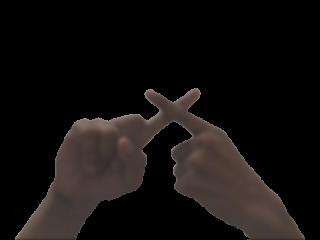
#> input picture 523.jpg, 320 x 240 px
$ python -i image_transformation.py   (imports and definitions only)   (older library calls are emulated)
#> lines starting #> are read from the running program, lines starting #| are printed output that depends on the picture; after the words box and inside, x2 and y2 are one past the last pixel; in counts of white or black regions, pixels touching at a corner belong together
import numpy as np
import cv2


def resize_image(frame, new_size):
    #print("Resizing image to {}...".format(new_size))
    frame = cv2.resize(frame, (new_size, new_size))
    #print("Done!")
    return frame


def make_background_black(frame):
    """
    Makes everything apart from the main object of interest to be black in color.
    """
    #print("Making background black...")

    # Convert from RGB to HSV
    frame = cv2.cvtColor(frame, cv2.COLOR_BGR2HSV)

    # Prepare the first mask.
    # Tuned parameters to match the skin color of the input images...
    lower_boundary = np.array([0, 40, 30], dtype="uint8")
    upper_boundary = np.array([43, 255, 254], dtype="uint8")
    skin_mask = cv2.inRange(frame, lower_boundary, upper_boundary)

    # Apply a series of erosions and dilations to the mask using an
    # elliptical kernel
    #Structuring Element creates kernel of specified shape.
    #Erosion ,erodes away boundaries ,useful to remove white noise
    #Dilation , Joins broken parts
    kernel = cv2.getStructuringElement(cv2.MORPH_ELLIPSE, (3, 3))
    skin_mask = cv2.erode(skin_mask, kernel, iterations=2)
    skin_mask = cv2.dilate(skin_mask, kernel, iterations=2)
    #     we may detect many small false-positive skin regions in the image.
    #     To remove these small regions,we create an elliptical structuring kernel.
    #     Then, we use this kernel to perform two iterations of erosions and dilations, respectively.
    #     These erosions and dilations will help remove the small false-positive skin regions in the image.

    # Prepare the second mask

    lower_boundary = np.array([170, 80, 30], dtype="uint8")
    upper_boundary = np.array([180, 255, 250], dtype="uint8")
    skin_mask2 = cv2.inRange(frame, lower_boundary, upper_boundary)

    # Combine the effect of both the masks to create the final frame.
    skin_mask = cv2.addWeighted(skin_mask, 0.5, skin_mask2, 0.5, 0.0)
    # Blur the mask to help remove noise.
    # skin_mask = cv2.medianBlur(skin_mask, 5)
    frame_skin = cv2.bitwise_and(frame, frame, mask=skin_mask)
    frame = cv2.addWeighted(frame, 1.5, frame_skin, -0.5, 0)
    frame_skin = cv2.bitwise_and(frame, frame, mask=skin_mask)

    #print("Done!")
    return frame_skin


def make_skin_white(frame):
    """
    Makes the skin color white.
    """
    #print("Making skin white...")

    height, width = frame.shape[:2]

    # Convert image from HSV to BGR format
    frame = cv2.cvtColor(frame, cv2.COLOR_HSV2BGR)
    # Convert image from BGR to gray format
    frame = cv2.cvtColor(frame, cv2.COLOR_BGR2GRAY)
    # Highlight the main object
    frame = cv2.GaussianBlur(frame, (5, 5), 0)

    threshold = 1
    for i in range(height):
        for j in range(width):
            if frame[i][j] > threshold:
                # Setting the skin tone to be white.
                frame[i][j] = 255
            else:
                # Setting everything else to be black.
                frame[i][j] = 0

    #print("Done!")
    return frame


def remove_arm(frame):
    """
    Removes the human arm portion from the image.
    """
    #print("Removing arm...")

    # Cropping 15 pixels from the bottom.
    height, width = frame.shape[:2]
    frame = frame[:height - 15, :]

    #print("Done!")
    return frame

#Contour are curve joining points(along the boundary) , having same color intensity.
#useful Tool for shape analysis and object detection
def find_largest_contour_index(contours):
    """
    Finds and returns the index of the largest contour from a list of contours.
    Returs `None` if the contour list is empty.
    """
    if len(contours) <= 0:
        log_message = "The length of contour lists is non-positive!"
        raise Exception(log_message)

    largest_contour_index = 0

    contour_iterator = 1
    while contour_iterator < len(contours):
        if cv2.contourArea(contours[contour_iterator]) > cv2.contourArea(contours[largest_contour_index]):
            largest_contour_index = contour_iterator
        contour_iterator += 1

    return largest_contour_index


def draw_contours(frame):
    """
    Draws a contour around white color.
    """
    #print("Drawing contour around white color...")

    # 'contours' is a list of contours found.

    #findContours(source image,contour retrieval mode,contour approximation method)
    _, contours, _ = cv2.findContours(
        frame, cv2.RETR_TREE, cv2.CHAIN_APPROX_SIMPLE)

    # Finding the contour with the greatest area.
    largest_contour_index = find_largest_contour_index(contours)

    # Draw the largest contour in the image.

    #drawConntours(source image,list of contours,index of contour,color,thickness)
    cv2.drawContours(frame, contours,
                     largest_contour_index, (255, 255, 255), thickness=-1)

    # Draw a rectangle around the contour perimeter
    contour_dimensions = cv2.boundingRect(contours[largest_contour_index])
    # cv2.rectangle(sign_image,(x,y),(x+w,y+h),(255,255,255),0,8)

    #print("Done!")
    return (frame, contour_dimensions)


def centre_frame(frame, contour_dimensions):
    """
    Centre the image in its contour perimeter.
    """
    #print("Centering the image...")

    contour_perimeter_x, contour_perimeter_y, contour_perimeter_width, contour_perimeter_height = contour_dimensions
    square_side = max(contour_perimeter_x, contour_perimeter_height) - 1
    height_half = (contour_perimeter_y + contour_perimeter_y +
                   contour_perimeter_height) / 2
    width_half = (contour_perimeter_x + contour_perimeter_x +
                  contour_perimeter_width) / 2
    height_min, height_max = height_half - \
        square_side / 2, height_half + square_side / 2
    width_min, width_max = width_half - square_side / 2, width_half + square_side / 2

    if (height_min >= 0 and height_min < height_max and width_min >= 0 and width_min < width_max):
        frame = frame[int(height_min):int(height_max), int(width_min):int(width_max)]
    else:
        log_message = "No contour found!!"
        raise Exception(log_message)

    #print("Done!")
    return frame


def apply_image_transformation(frame):
    # Downsize it to reduce processing time.
    frame = resize_image(frame, 100)
    frame = make_background_black(frame)
    frame = make_skin_white(frame)
    frame = remove_arm(frame)
    frame, contour_dimensions = draw_contours(frame)
    frame = centre_frame(frame, contour_dimensions)
    frame = resize_image(frame, 30)
    return frame

>>> import cv2
>>> picture = cv2.imread('../523.jpg')
#> picture is the input picture: shape (240, 320, 3); mean B, G, R 15.6, 16.7, 20.1
>>> result = apply_image_transformation(picture)
#> in make_background_black, `frame = cv2.cvtColor(frame, cv2.COLOR_BGR2HSV)`: frame: shape (100, 100, 3); mean H, S, V 5.8, 27.3, 20.1
#> in make_background_black, `skin_mask = cv2.inRange(frame, lower_boundary, upper_boundary)`:
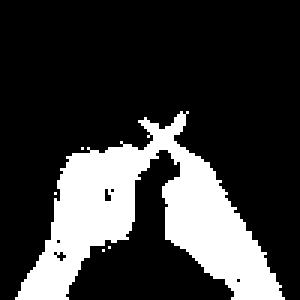
#> skin_mask: shape (100, 100) (shown 3 times larger); 22.6% white; 5 white regions (4 under 20 px), largest, box (x1, y1, x2, y2) and area: (5, 37, 95, 100) 2254
#> in make_background_black, `skin_mask = cv2.erode(skin_mask, kernel, iterations=2)`:
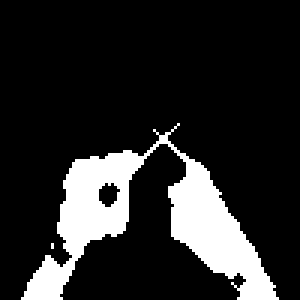
#> skin_mask: shape (100, 100) (shown 3 times larger); 15.8% white; 2 white regions (1 under 20 px), largest, box (x1, y1, x2, y2) and area: (7, 41, 93, 100) 1582
#> in make_background_black, `skin_mask = cv2.dilate(skin_mask, kernel, iterations=2)`:
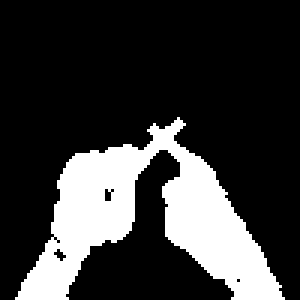
#> skin_mask: shape (100, 100) (shown 3 times larger); 21.9% white; 1 white region, box (x1, y1, x2, y2) and area: (5, 39, 95, 100) 2194
#> in make_background_black, `skin_mask2 = cv2.inRange(frame, lower_boundary, upper_boundary)`: skin_mask2: shape (100, 100); every value is 0
#> in make_background_black, `frame_skin = cv2.bitwise_and(frame, frame, mask=skin_mask)`: frame_skin: shape (100, 100, 3); mean H, S, V 1.5, 13.1, 17.1
#> in make_background_black, `frame = cv2.addWeighted(frame, 1.5, frame_skin, -0.5, 0)`: frame: shape (100, 100, 3); mean H, S, V 7.8, 29.4, 21.6
#> in make_skin_white, `frame = cv2.GaussianBlur(frame, (5, 5), 0)`:
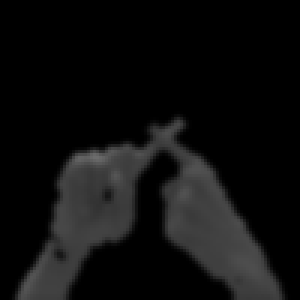
#> frame: shape (100, 100) (shown 3 times larger); min 0, max 108, mean 14.7
#> after the loop in make_skin_white, `for i in range(height):`:
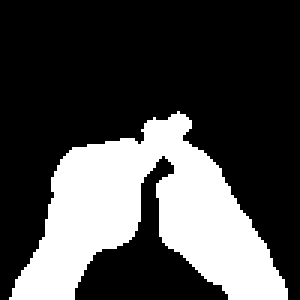
#> frame: shape (100, 100) (shown 3 times larger); 28.6% white; 1 white region, box (x1, y1, x2, y2) and area: (3, 37, 96, 100) 2856
#> in remove_arm, `frame = frame[:height - 15, :]`:
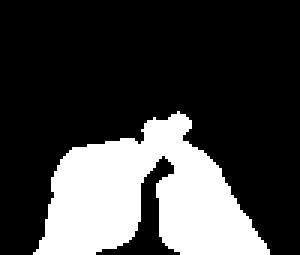
#> frame: shape (85, 100) (shown 3 times larger); 25.5% white; 1 white region
#> in draw_contours, `_, contours, _ = cv2.findContours( frame, cv2.RETR_TREE, cv2.CHAIN_APP..`: contours = 1 contour; box (x1, y1, x2, y2) and area: (11, 37, 90, 85) 2042
#> after the loop in find_largest_contour_index, `while contour_iterator < len(contours):`: contour_iterator = 1; largest_contour_index = 0
#> in draw_contours, `contour_dimensions = cv2.boundingRect(contours[largest_contour_index])`: contour_dimensions = (11, 37, 79, 48)
#> in centre_frame, `contour_perimeter_x, contour_perimeter_y, contour_perimeter_width, con..`: contour_perimeter_x = 11; contour_perimeter_y = 37; contour_perimeter_width = 79; contour_perimeter_height = 48
#> in centre_frame, `square_side = max(contour_perimeter_x, contour_perimeter_height) - 1`: square_side = 47
#> in centre_frame, `height_half = (contour_perimeter_y + contour_perimeter_y + contour_per..`: height_half = 61
#> in centre_frame, `width_half = (contour_perimeter_x + contour_perimeter_x + contour_peri..`: width_half = 50.5
#> in centre_frame, `height_min, height_max = height_half - \ square_side / 2, height_half ..`: height_min = 37.5; height_max = 84.5
#> in centre_frame, `width_min, width_max = width_half - square_side / 2, width_half + squa..`: width_min = 27; width_max = 74
#> in centre_frame, `frame = frame[int(height_min):int(height_max), int(width_min):int(widt..`: frame: shape (47, 47); 70.9% white; 3 black regions, box (x1, y1, x2, y2) and area: (0, 0, 32, 12) 243, (7, 15, 31, 47) 234, (33, 0, 47, 19) 166
#> call 2 of resize_image, with new_size = 30
#> in resize_image (call 2), `frame = cv2.resize(frame, (new_size, new_size))`:
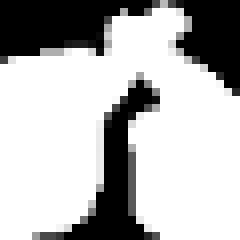
#> frame: shape (30, 30) (shown 8 times larger); min 0, max 255, mean 180.8
